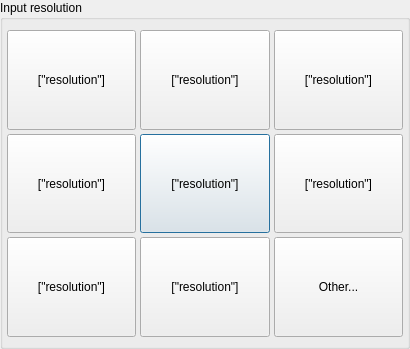
<?xml version="1.0" encoding="UTF-8"?>
<ui version="4.0">
 <class>InputResolution</class>
 <widget class="QDialog" name="InputResolution">
  <property name="geometry">
   <rect>
    <x>0</x>
    <y>0</y>
    <width>410</width>
    <height>349</height>
   </rect>
  </property>
  <property name="focusPolicy">
   <enum>Qt::ClickFocus</enum>
  </property>
  <property name="windowTitle">
   <string>Dialog</string>
  </property>
  <layout class="QVBoxLayout" name="verticalLayout_2">
   <property name="spacing">
    <number>6</number>
   </property>
   <property name="leftMargin">
    <number>0</number>
   </property>
   <property name="topMargin">
    <number>0</number>
   </property>
   <property name="rightMargin">
    <number>0</number>
   </property>
   <property name="bottomMargin">
    <number>0</number>
   </property>
   <item>
    <widget class="QGroupBox" name="groupBox">
     <property name="title">
      <string>Input resolution</string>
     </property>
     <layout class="QVBoxLayout" name="verticalLayout">
      <property name="spacing">
       <number>9</number>
      </property>
      <property name="leftMargin">
       <number>4</number>
      </property>
      <property name="topMargin">
       <number>10</number>
      </property>
      <property name="rightMargin">
       <number>4</number>
      </property>
      <property name="bottomMargin">
       <number>9</number>
      </property>
      <item>
       <widget class="QFrame" name="frame_inputForceButtons">
        <property name="sizePolicy">
         <sizepolicy hsizetype="Preferred" vsizetype="Expanding">
          <horstretch>0</horstretch>
          <verstretch>0</verstretch>
         </sizepolicy>
        </property>
        <property name="frameShape">
         <enum>QFrame::NoFrame</enum>
        </property>
        <property name="frameShadow">
         <enum>QFrame::Plain</enum>
        </property>
        <layout class="QGridLayout" name="gridLayout">
         <property name="leftMargin">
          <number>0</number>
         </property>
         <property name="topMargin">
          <number>0</number>
         </property>
         <property name="rightMargin">
          <number>0</number>
         </property>
         <property name="bottomMargin">
          <number>0</number>
         </property>
         <property name="spacing">
          <number>4</number>
         </property>
         <item row="1" column="1">
          <widget class="QPushButton" name="pushButton_inputForce_5">
           <property name="sizePolicy">
            <sizepolicy hsizetype="Minimum" vsizetype="Expanding">
             <horstretch>0</horstretch>
             <verstretch>0</verstretch>
            </sizepolicy>
           </property>
           <property name="text">
            <string>[&quot;resolution&quot;]</string>
           </property>
           <property name="resolution" stdset="0">
            <size>
             <width>720</width>
             <height>400</height>
            </size>
           </property>
           <property name="button_idx" stdset="0">
            <number>5</number>
           </property>
          </widget>
         </item>
         <item row="2" column="1">
          <widget class="QPushButton" name="pushButton_inputForce_2">
           <property name="sizePolicy">
            <sizepolicy hsizetype="Minimum" vsizetype="Expanding">
             <horstretch>0</horstretch>
             <verstretch>0</verstretch>
            </sizepolicy>
           </property>
           <property name="text">
            <string>[&quot;resolution&quot;]</string>
           </property>
           <property name="resolution" stdset="0">
            <size>
             <width>1024</width>
             <height>768</height>
            </size>
           </property>
           <property name="button_idx" stdset="0">
            <number>2</number>
           </property>
          </widget>
         </item>
         <item row="0" column="0">
          <widget class="QPushButton" name="pushButton_inputForce_7">
           <property name="sizePolicy">
            <sizepolicy hsizetype="Minimum" vsizetype="Expanding">
             <horstretch>0</horstretch>
             <verstretch>0</verstretch>
            </sizepolicy>
           </property>
           <property name="text">
            <string>[&quot;resolution&quot;]</string>
           </property>
           <property name="resolution" stdset="0">
            <size>
             <width>320</width>
             <height>240</height>
            </size>
           </property>
           <property name="button_idx" stdset="0">
            <number>7</number>
           </property>
          </widget>
         </item>
         <item row="0" column="1">
          <widget class="QPushButton" name="pushButton_inputForce_8">
           <property name="sizePolicy">
            <sizepolicy hsizetype="Minimum" vsizetype="Expanding">
             <horstretch>0</horstretch>
             <verstretch>0</verstretch>
            </sizepolicy>
           </property>
           <property name="text">
            <string>[&quot;resolution&quot;]</string>
           </property>
           <property name="resolution" stdset="0">
            <size>
             <width>400</width>
             <height>300</height>
            </size>
           </property>
           <property name="button_idx" stdset="0">
            <number>8</number>
           </property>
          </widget>
         </item>
         <item row="0" column="2">
          <widget class="QPushButton" name="pushButton_inputForce_9">
           <property name="sizePolicy">
            <sizepolicy hsizetype="Minimum" vsizetype="Expanding">
             <horstretch>0</horstretch>
             <verstretch>0</verstretch>
            </sizepolicy>
           </property>
           <property name="text">
            <string>[&quot;resolution&quot;]</string>
           </property>
           <property name="resolution" stdset="0">
            <size>
             <width>512</width>
             <height>384</height>
            </size>
           </property>
           <property name="button_idx" stdset="0">
            <number>9</number>
           </property>
          </widget>
         </item>
         <item row="2" column="0">
          <widget class="QPushButton" name="pushButton_inputForce_1">
           <property name="sizePolicy">
            <sizepolicy hsizetype="Minimum" vsizetype="Expanding">
             <horstretch>0</horstretch>
             <verstretch>0</verstretch>
            </sizepolicy>
           </property>
           <property name="text">
            <string>[&quot;resolution&quot;]</string>
           </property>
           <property name="resolution" stdset="0">
            <size>
             <width>800</width>
             <height>600</height>
            </size>
           </property>
           <property name="button_idx" stdset="0">
            <number>1</number>
           </property>
          </widget>
         </item>
         <item row="1" column="0">
          <widget class="QPushButton" name="pushButton_inputForce_4">
           <property name="sizePolicy">
            <sizepolicy hsizetype="Minimum" vsizetype="Expanding">
             <horstretch>0</horstretch>
             <verstretch>0</verstretch>
            </sizepolicy>
           </property>
           <property name="text">
            <string>[&quot;resolution&quot;]</string>
           </property>
           <property name="resolution" stdset="0">
            <size>
             <width>640</width>
             <height>400</height>
            </size>
           </property>
           <property name="button_idx" stdset="0">
            <number>4</number>
           </property>
          </widget>
         </item>
         <item row="1" column="2">
          <widget class="QPushButton" name="pushButton_inputForce_6">
           <property name="sizePolicy">
            <sizepolicy hsizetype="Minimum" vsizetype="Expanding">
             <horstretch>0</horstretch>
             <verstretch>0</verstretch>
            </sizepolicy>
           </property>
           <property name="text">
            <string>[&quot;resolution&quot;]</string>
           </property>
           <property name="resolution" stdset="0">
            <size>
             <width>640</width>
             <height>480</height>
            </size>
           </property>
           <property name="button_idx" stdset="0">
            <number>6</number>
           </property>
          </widget>
         </item>
         <item row="2" column="2">
          <widget class="QPushButton" name="pushButton_setCustomResolution">
           <property name="sizePolicy">
            <sizepolicy hsizetype="Minimum" vsizetype="Expanding">
             <horstretch>0</horstretch>
             <verstretch>0</verstretch>
            </sizepolicy>
           </property>
           <property name="text">
            <string>Other...</string>
           </property>
           <property name="button_idx" stdset="0">
            <number>3</number>
           </property>
          </widget>
         </item>
        </layout>
       </widget>
      </item>
     </layout>
    </widget>
   </item>
  </layout>
 </widget>
 <tabstops>
  <tabstop>pushButton_inputForce_7</tabstop>
  <tabstop>pushButton_inputForce_8</tabstop>
  <tabstop>pushButton_inputForce_9</tabstop>
  <tabstop>pushButton_inputForce_4</tabstop>
  <tabstop>pushButton_inputForce_5</tabstop>
  <tabstop>pushButton_inputForce_6</tabstop>
  <tabstop>pushButton_inputForce_1</tabstop>
  <tabstop>pushButton_inputForce_2</tabstop>
  <tabstop>pushButton_setCustomResolution</tabstop>
 </tabstops>
 <resources/>
 <connections/>
</ui>
